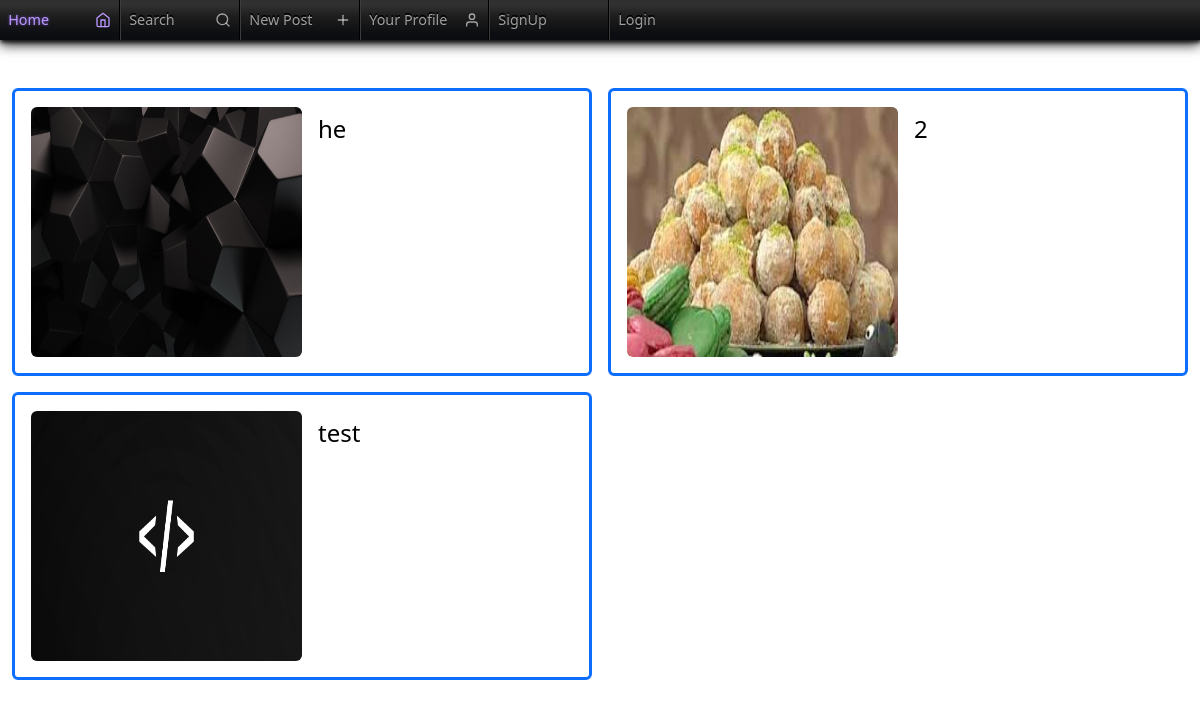
Before: / with the older database file.
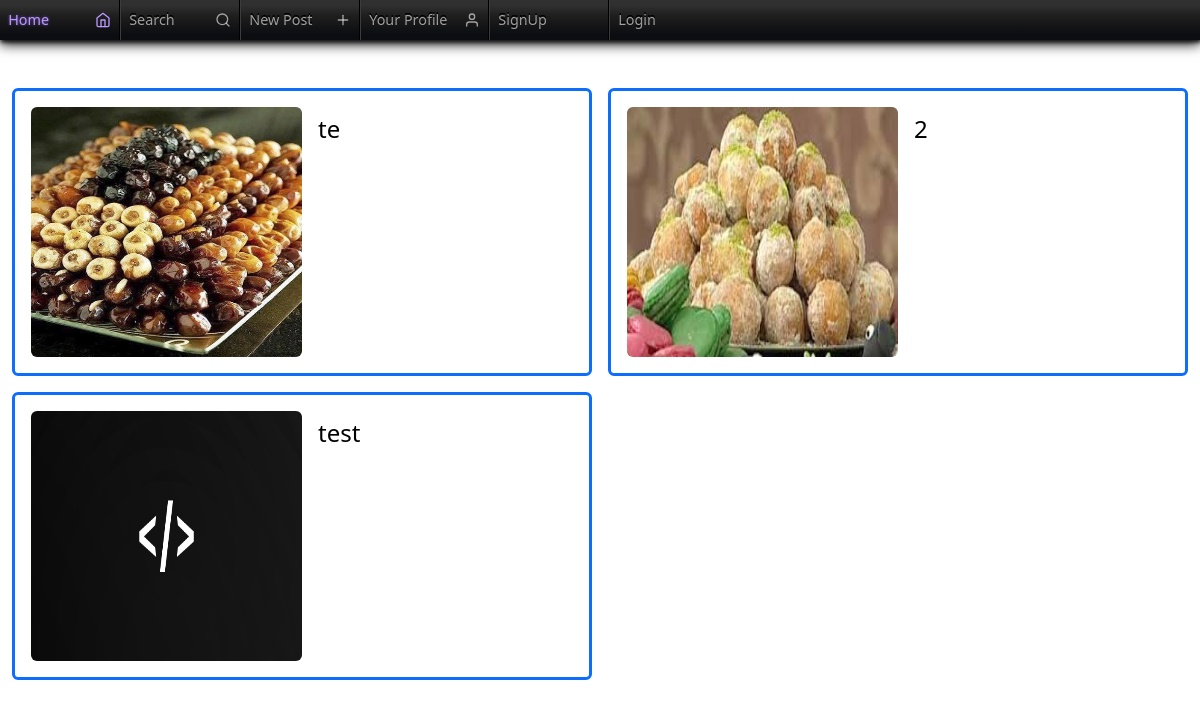
After: the same page with the newer database file.
### Blog/models.py (models this page shows)
class Post(models.Model):
    author = models.ForeignKey("User.User", on_delete=models.CASCADE)
    title = models.CharField(max_length=200)
    content = models.TextField()
    image = models.ImageField(upload_to="images/Blog", blank=True)
    is_draft = models.BooleanField(default=True)
    categories = models.ManyToManyField(Category)

### User/views.py (the view)
# urls.py: path("", views.home, name="home"),
def home(request):
    id = request.COOKIES.get("user", None)
    search = request.GET.get("search", "")
    Posts = Post.objects.filter(is_draft=False).filter(title__icontains=search).all()
    return render(request, "home.html", {"id": id, "Posts": Posts})

### User/templates/home.html (shortened to what this page needs)
{% extends "base.html" %}  {% block body %} {% include "navbar.html" %}
<div class="container-fluid mt-5">
  <div class="row g-3">
    {% for i in Posts %}
    <div class="col-6">
      <a href="{% url 'detail' i.id %}" class="text-black">
        <div class="border border-3 border-primary px-3 py-3 d-flex rounded-2">
          <img
            src="../../media/{{i.image}}"
            class="w-50 d-block rounded-2"
            alt=""
            style="height: 250px;"
          />
          <div class="">
            <h4 class="ms-3 mt-2" style="height: 194.38px; object-fit: cover">
              {{i.title}}
            </h4>
          </div>
        </div>
      </a>
    </div>
    {% endfor %}
  </div>
</div>
{% endblock body %}

### User/templates/base.html (shortened to what this page needs)
<!DOCTYPE html>
<html lang="en">
  <head>
    {% block head %}{% endblock head %}
    <link
      href="https://cdn.jsdelivr.net/npm/bootstrap@5.3.3/dist/css/bootstrap.min.css"
      rel="stylesheet"
    />
  </head>
  <body>
    {% include "messages.html" %} {% block body %}{% endblock body %}
  </body>
</html>

### User/templates/navbar.html (shortened to what this page needs)
{% extends "base.html" %} {% block head %}
{% load static %}
<link rel="stylesheet" href="{% static 'user/navbar.css' %}" />
{% endblock head %} {% block body %}
<nav class="menu" id="nav">
  <span class="nav-item active">
    <span class="icon">
      <i data-feather="home"></i>
    </span>
    <a href="{% url 'home'  %}">Home</a>
  </span>
  <span class="nav-item">
    <span class="icon">
      <i data-feather="search" ></i>
    </span>
    <a href="#exampleModal" data-bs-toggle="modal">Search</a>
  </span>
  <span class="nav-item">
    <span class="icon">
      <i data-feather="plus"></i>
    </span>
    <a href="{% url 'create'  %}">New Post</a>
  </span>
  <span class="nav-item">
    <span class="icon">
      <i data-feather="user"></i>
    </span>
    <a href="{% url 'profile'  %}">Your Profile</a>
  </span>
   {% if id == None %}
  <span class="nav-item">
    <span class="icon"> </span>
    <a href="{% url 'signup'  %}">SignUp</a>
  </span>
  <span class="nav-item">
    <span class="icon"> </span>
    <a href="{% url 'signin'  %}">Login</a>
  </span>
  {% endif %}
</nav>
{% endblock body %}

### User/static/User/navbar.css (style rules this page uses)
* { box-sizing: border-box; }
body { margin: 0; font-family: system-ui, sans-serif; }
nav, .nav-item { display: flex; }
nav { background-image: linear-gradient(#303030 13%, #1e1e1e 40%, #0c0d11 86%); color: rgba(255, 255, 255, 0.6); text-shadow: 0 -2px 0 black; cursor: pointer; box-shadow: 1px 2px 4px #141414, 0 4px 12px #0a0a0a; }
.nav-item { flex-direction: row-reverse; font-size: 0.8999rem; line-height: 1rem; align-items: center; min-width: 120px; justify-content: space-between; transition: all 80ms ease; }
.nav-item.active { color: #bb99ff; text-shadow: 0 0 3px rgba(153, 102, 255, 0.7); }
.nav-item:not(:first-of-type) { border-left: 1px solid #3c3c3c; }
.nav-item:not(:last-of-type) { border-right: 0.1rem solid black; }
.nav-item a { color: inherit; text-decoration: none; padding: 1ch; }
.nav-item .icon { padding: 1ch; position: relative; }
.nav-item .icon > svg { max-width: 16px; }

### User/templates/base.html (style rules this page uses)
a { text-decoration: none !important; }

Changed rows visible on the page:
removed Post: image (picture), title "he"
now on this page (row edited): Post: image (picture), title "te"
